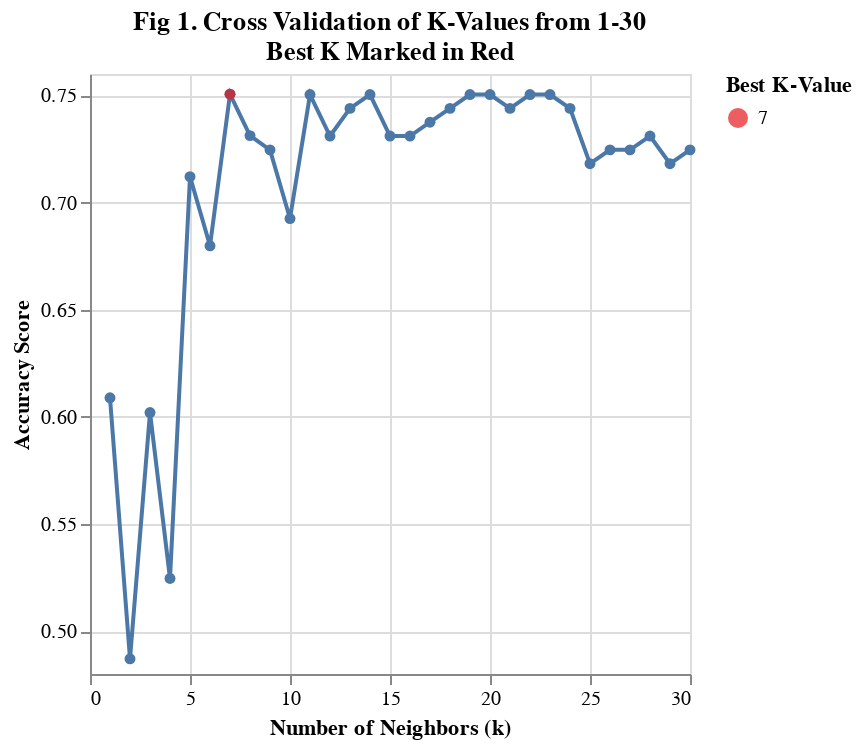

Notebook cell for this chart:
### Code cell
# plot the point with the best k-value
k_point = alt.Chart(cv_results.sort_values(by='rank_test_score').head(1).reset_index()).mark_point(filled = True).encode(
    x = alt.X('param_kneighborsclassifier__n_neighbors'),
    y = alt.Y('mean_test_score'),
    color = alt.Color('param_kneighborsclassifier__n_neighbors:N',title='Best K-Value').scale(scheme="set1")
)

# plot the cross-validation plot of all k values
cross_val_plot= alt.Chart(cv_results).mark_line(point=True).encode(
    x=alt.X("param_kneighborsclassifier__n_neighbors")
        .title('Number of Neighbors (k)'),
    y=alt.Y('mean_test_score')
        .title('Accuracy Score')
        .scale(zero=False)
).properties(title=['Fig 1. Cross Validation of K-Values from 1-30','Best K Marked in Red'])

cross_val_plot + k_point

### Figure 1 — Vega-Lite specification as saved in the notebook (floating-point values rounded to 4 significant figures)
{"config": {"view": {"continuousWidth": 300, "continuousHeight": 300}}, "layer": [{"data": {"name": "data-d72c711de0d440d1f5b69c2c7354588e"}, "mark": {"type": "line", "point": true}, "encoding": {"x": {"field": "param_kneighborsclassifier__n_neighbors", "title": "Number of Neighbors (k)", "type": "quantitative"}, "y": {"field": "mean_test_score", "scale": {"zero": false}, "title": "Accuracy Score", "type": "quantitative"}}, "title": ["Fig 1. Cross Validation of K-Values from 1-30", "Best K Marked in Red"]}, {"data": {"name": "data-e17d3e9cd9fa7daea813803572167902"}, "mark": {"type": "point", "filled": true}, "encoding": {"color": {"field": "param_kneighborsclassifier__n_neighbors", "scale": {"scheme": "set1"}, "title": "Best K-Value", "type": "nominal"}, "x": {"field": "param_kneighborsclassifier__n_neighbors", "type": "quantitative"}, "y": {"field": "mean_test_score", "type": "quantitative"}}}], "$schema": "https://vega.github.io/schema/vega-lite/v5.20.1.json", "datasets": {"data-d72c711de0d440d1f5b69c2c7354588e": [{"mean_fit_time": 0.005115, "std_fit_time": 0.0006389, "mean_score_time": 0.007608, "std_score_time": 0.005097, "param_kneighborsclassifier__n_neighbors": 1, "params": {"kneighborsclassifier__n_neighbors": 1}, "split0_test_score": 0.625, "split1_test_score": 0.7097, "split2_test_score": 0.4839, "split3_test_score": 0.6129, "split4_test_score": 0.6129, "mean_test_score": 0.6089, "std_test_score": 0.07222, "rank_test_score": 27, "split0_train_score": 0.871, "split1_train_score": 0.88, "split2_train_score": 0.936, "split3_train_score": 0.928, "split4_train_score": 0.896, "mean_train_score": 0.9022, "std_train_score": 0.02575}, {"mean_fit_time": 0.004523, "std_fit_time": 2.388e-05, "mean_score_time": 0.004875, "std_score_time": 2.765e-05, "param_kneighborsclassifier__n_neighbors": 2, "params": {"kneighborsclassifier__n_neighbors": 2}, "split0_test_score": 0.5, "split1_test_score": 0.5161, "split2_test_score": 0.3871, "split3_test_score": 0.5806, "split4_test_score": 0.4516, "mean_test_score": 0.4871, "std_test_score": 0.06484, "rank_test_score": 30, "split0_train_score": 0.7258, "split1_train_score": 0.736, "split2_train_score": 0.792, "split3_train_score": 0.84, "split4_train_score": 0.72, "mean_train_score": 0.7628, "std_train_score": 0.04633}, {"mean_fit_time": 0.004519, "std_fit_time": 4.831e-05, "mean_score_time": 0.004837, "std_score_time": 2.42e-05, "param_kneighborsclassifier__n_neighbors": 3, "params": {"kneighborsclassifier__n_neighbors": 3}, "split0_test_score": 0.6875, "split1_test_score": 0.4839, "split2_test_score": 0.5161, "split3_test_score": 0.6452, "split4_test_score": 0.6774, "mean_test_score": 0.602, "std_test_score": 0.08508, "rank_test_score": 28, "split0_train_score": 0.7823, "split1_train_score": 0.768, "split2_train_score": 0.832, "split3_train_score": 0.856, "split4_train_score": 0.808, "mean_train_score": 0.8093, "std_train_score": 0.03205}, {"mean_fit_time": 0.004713, "std_fit_time": 0.0004894, "mean_score_time": 0.004857, "std_score_time": 9.541e-05, "param_kneighborsclassifier__n_neighbors": 4, "params": {"kneighborsclassifier__n_neighbors": 4}, "split0_test_score": 0.6875, "split1_test_score": 0.4839, "split2_test_score": 0.4839, "split3_test_score": 0.4194, "split4_test_score": 0.5484, "mean_test_score": 0.5246, "std_test_score": 0.0911, "rank_test_score": 29, "split0_train_score": 0.7581, "split1_train_score": 0.72, "split2_train_score": 0.76, "split3_train_score": 0.784, "split4_train_score": 0.792, "mean_train_score": 0.7628, "std_train_score": 0.02516}, {"mean_fit_time": 0.004523, "std_fit_time": 7.84e-05, "mean_score_time": 0.004843, "std_score_time": 2.373e-05, "param_kneighborsclassifier__n_neighbors": 5, "params": {"kneighborsclassifier__n_neighbors": 5}, "split0_test_score": 0.625, "split1_test_score": 0.7742, "split2_test_score": 0.7097, "split3_test_score": 0.7419, "split4_test_score": 0.7097, "mean_test_score": 0.7121, "std_test_score": 0.04969, "rank_test_score": 24, "split0_train_score": 0.8145, "split1_train_score": 0.768, "split2_train_score": 0.8, "split3_train_score": 0.776, "split4_train_score": 0.776, "mean_train_score": 0.7869, "std_train_score": 0.01749}, {"mean_fit_time": 0.0045, "std_fit_time": 6.052e-05, "mean_score_time": 0.004817, "std_score_time": 2.817e-05, "param_kneighborsclassifier__n_neighbors": 6, "params": {"kneighborsclassifier__n_neighbors": 6}, "split0_test_score": 0.625, "split1_test_score": 0.7419, "split2_test_score": 0.6774, "split3_test_score": 0.6774, "split4_test_score": 0.6774, "mean_test_score": 0.6798, "std_test_score": 0.0371, "rank_test_score": 26, "split0_train_score": 0.7823, "split1_train_score": 0.72, "split2_train_score": 0.776, "split3_train_score": 0.752, "split4_train_score": 0.76, "mean_train_score": 0.7581, "std_train_score": 0.02189}, {"mean_fit_time": 0.00466, "std_fit_time": 0.0003493, "mean_score_time": 0.004902, "std_score_time": 0.0001337, "param_kneighborsclassifier__n_neighbors": 7, "params": {"kneighborsclassifier__n_neighbors": 7}, "split0_test_score": 0.6562, "split1_test_score": 0.7742, "split2_test_score": 0.7097, "split3_test_score": 0.7742, "split4_test_score": 0.8387, "mean_test_score": 0.7506, "std_test_score": 0.06238, "rank_test_score": 1, "split0_train_score": 0.7903, "split1_train_score": 0.76, "split2_train_score": 0.776, "split3_train_score": 0.776, "split4_train_score": 0.744, "mean_train_score": 0.7693, "std_train_score": 0.01586}, {"mean_fit_time": 0.004477, "std_fit_time": 5.457e-05, "mean_score_time": 0.004831, "std_score_time": 3.373e-05, "param_kneighborsclassifier__n_neighbors": 8, "params": {"kneighborsclassifier__n_neighbors": 8}, "split0_test_score": 0.6562, "split1_test_score": 0.7742, "split2_test_score": 0.6774, "split3_test_score": 0.7419, "split4_test_score": 0.8065, "mean_test_score": 0.7312, "std_test_score": 0.05681, "rank_test_score": 13, "split0_train_score": 0.7742, "split1_train_score": 0.736, "split2_train_score": 0.768, "split3_train_score": 0.752, "split4_train_score": 0.76, "mean_train_score": 0.758, "std_train_score": 0.01331}, {"mean_fit_time": 0.004488, "std_fit_time": 6.502e-05, "mean_score_time": 0.004817, "std_score_time": 1.299e-05, "param_kneighborsclassifier__n_neighbors": 9, "params": {"kneighborsclassifier__n_neighbors": 9}, "split0_test_score": 0.6875, "split1_test_score": 0.7419, "split2_test_score": 0.6774, "split3_test_score": 0.7419, "split4_test_score": 0.7742, "mean_test_score": 0.7246, "std_test_score": 0.0365, "rank_test_score": 18, "split0_train_score": 0.7742, "split1_train_score": 0.752, "split2_train_score": 0.776, "split3_train_score": 0.768, "split4_train_score": 0.76, "mean_train_score": 0.766, "std_train_score": 0.008979}, {"mean_fit_time": 0.00448, "std_fit_time": 6.431e-05, "mean_score_time": 0.004816, "std_score_time": 2.837e-05, "param_kneighborsclassifier__n_neighbors": 10, "params": {"kneighborsclassifier__n_neighbors": 10}, "split0_test_score": 0.6562, "split1_test_score": 0.6129, "split2_test_score": 0.7097, "split3_test_score": 0.7419, "split4_test_score": 0.7419, "mean_test_score": 0.6925, "std_test_score": 0.05066, "rank_test_score": 25, "split0_train_score": 0.7903, "split1_train_score": 0.728, "split2_train_score": 0.768, "split3_train_score": 0.76, "split4_train_score": 0.736, "mean_train_score": 0.7565, "std_train_score": 0.02245}, {"mean_fit_time": 0.004489, "std_fit_time": 7.764e-05, "mean_score_time": 0.00482, "std_score_time": 3.046e-05, "param_kneighborsclassifier__n_neighbors": 11, "params": {"kneighborsclassifier__n_neighbors": 11}, "split0_test_score": 0.6875, "split1_test_score": 0.7742, "split2_test_score": 0.7419, "split3_test_score": 0.7419, "split4_test_score": 0.8065, "mean_test_score": 0.7504, "std_test_score": 0.03952, "rank_test_score": 2, "split0_train_score": 0.7742, "split1_train_score": 0.76, "split2_train_score": 0.752, "split3_train_score": 0.768, "split4_train_score": 0.736, "mean_train_score": 0.758, "std_train_score": 0.01331}, {"mean_fit_time": 0.004504, "std_fit_time": 9.36e-05, "mean_score_time": 0.004841, "std_score_time": 5.965e-05, "param_kneighborsclassifier__n_neighbors": 12, "params": {"kneighborsclassifier__n_neighbors": 12}, "split0_test_score": 0.6875, "split1_test_score": 0.7097, "split2_test_score": 0.7097, "split3_test_score": 0.7419, "split4_test_score": 0.8065, "mean_test_score": 0.731, "std_test_score": 0.04151, "rank_test_score": 14, "split0_train_score": 0.7823, "split1_train_score": 0.776, "split2_train_score": 0.76, "split3_train_score": 0.768, "split4_train_score": 0.728, "mean_train_score": 0.7629, "std_train_score": 0.01897}, {"mean_fit_time": 0.004465, "std_fit_time": 6.044e-05, "mean_score_time": 0.004824, "std_score_time": 2.262e-05, "param_kneighborsclassifier__n_neighbors": 13, "params": {"kneighborsclassifier__n_neighbors": 13}, "split0_test_score": 0.6875, "split1_test_score": 0.7419, "split2_test_score": 0.7419, "split3_test_score": 0.7419, "split4_test_score": 0.8065, "mean_test_score": 0.744, "std_test_score": 0.0377, "rank_test_score": 8, "split0_train_score": 0.7903, "split1_train_score": 0.752, "split2_train_score": 0.76, "split3_train_score": 0.76, "split4_train_score": 0.76, "mean_train_score": 0.7645, "std_train_score": 0.0133}, {"mean_fit_time": 0.004484, "std_fit_time": 6.906e-05, "mean_score_time": 0.004871, "std_score_time": 2.491e-05, "param_kneighborsclassifier__n_neighbors": 14, "params": {"kneighborsclassifier__n_neighbors": 14}, "split0_test_score": 0.6875, "split1_test_score": 0.7419, "split2_test_score": 0.7419, "split3_test_score": 0.7419, "split4_test_score": 0.8387, "mean_test_score": 0.7504, "std_test_score": 0.04893, "rank_test_score": 2, "split0_train_score": 0.7742, "split1_train_score": 0.76, "split2_train_score": 0.76, "split3_train_score": 0.768, "split4_train_score": 0.744, "mean_train_score": 0.7612, "std_train_score": 0.01014}, {"mean_fit_time": 0.004478, "std_fit_time": 7.659e-05, "mean_score_time": 0.004852, "std_score_time": 2.035e-05, "param_kneighborsclassifier__n_neighbors": 15, "params": {"kneighborsclassifier__n_neighbors": 15}, "split0_test_score": 0.6875, "split1_test_score": 0.7097, "split2_test_score": 0.7419, "split3_test_score": 0.7419, "split4_test_score": 0.7742, "mean_test_score": 0.731, "std_test_score": 0.02984, "rank_test_score": 14, "split0_train_score": 0.7903, "split1_train_score": 0.744, "split2_train_score": 0.768, "split3_train_score": 0.768, "split4_train_score": 0.752, "mean_train_score": 0.7645, "std_train_score": 0.01592}, {"mean_fit_time": 0.004557, "std_fit_time": 8.614e-05, "mean_score_time": 0.004883, "std_score_time": 2.882e-05, "param_kneighborsclassifier__n_neighbors": 16, "params": {"kneighborsclassifier__n_neighbors": 16}, "split0_test_score": 0.6875, "split1_test_score": 0.6774, "split2_test_score": 0.7419, "split3_test_score": 0.7419, "split4_test_score": 0.8065, "mean_test_score": 0.731, "std_test_score": 0.04625, "rank_test_score": 14, "split0_train_score": 0.7903, "split1_train_score": 0.728, "split2_train_score": 0.76, "split3_train_score": 0.76, "split4_train_score": 0.744, "mean_train_score": 0.7565, "std_train_score": 0.02067}, {"mean_fit_time": 0.00464, "std_fit_time": 0.0003125, "mean_score_time": 0.004883, "std_score_time": 5.934e-05, "param_kneighborsclassifier__n_neighbors": 17, "params": {"kneighborsclassifier__n_neighbors": 17}, "split0_test_score": 0.6875, "split1_test_score": 0.7097, "split2_test_score": 0.7742, "split3_test_score": 0.7419, "split4_test_score": 0.7742, "mean_test_score": 0.7375, "std_test_score": 0.0346, "rank_test_score": 12, "split0_train_score": 0.7661, "split1_train_score": 0.736, "split2_train_score": 0.752, "split3_train_score": 0.768, "split4_train_score": 0.744, "mean_train_score": 0.7532, "std_train_score": 0.01239}, {"mean_fit_time": 0.004583, "std_fit_time": 0.0001219, "mean_score_time": 0.005064, "std_score_time": 0.0001832, "param_kneighborsclassifier__n_neighbors": 18, "params": {"kneighborsclassifier__n_neighbors": 18}, "split0_test_score": 0.6875, "split1_test_score": 0.7097, "split2_test_score": 0.7742, "split3_test_score": 0.7419, "split4_test_score": 0.8065, "mean_test_score": 0.744, "std_test_score": 0.04286, "rank_test_score": 8, "split0_train_score": 0.7661, "split1_train_score": 0.736, "split2_train_score": 0.76, "split3_train_score": 0.776, "split4_train_score": 0.744, "mean_train_score": 0.7564, "std_train_score": 0.01457}, {"mean_fit_time": 0.004917, "std_fit_time": 0.0003789, "mean_score_time": 0.005094, "std_score_time": 0.0003663, "param_kneighborsclassifier__n_neighbors": 19, "params": {"kneighborsclassifier__n_neighbors": 19}, "split0_test_score": 0.6875, "split1_test_score": 0.7419, "split2_test_score": 0.7742, "split3_test_score": 0.7419, "split4_test_score": 0.8065, "mean_test_score": 0.7504, "std_test_score": 0.03952, "rank_test_score": 2, "split0_train_score": 0.75, "split1_train_score": 0.752, "split2_train_score": 0.752, "split3_train_score": 0.76, "split4_train_score": 0.744, "mean_train_score": 0.7516, "std_train_score": 0.005122}, {"mean_fit_time": 0.004633, "std_fit_time": 0.0002795, "mean_score_time": 0.004928, "std_score_time": 6.862e-05, "param_kneighborsclassifier__n_neighbors": 20, "params": {"kneighborsclassifier__n_neighbors": 20}, "split0_test_score": 0.6875, "split1_test_score": 0.7419, "split2_test_score": 0.7742, "split3_test_score": 0.7419, "split4_test_score": 0.8065, "mean_test_score": 0.7504, "std_test_score": 0.03952, "rank_test_score": 2, "split0_train_score": 0.75, "split1_train_score": 0.752, "split2_train_score": 0.752, "split3_train_score": 0.76, "split4_train_score": 0.744, "mean_train_score": 0.7516, "std_train_score": 0.005122}, {"mean_fit_time": 0.004479, "std_fit_time": 8.142e-05, "mean_score_time": 0.00502, "std_score_time": 0.000199, "param_kneighborsclassifier__n_neighbors": 21, "params": {"kneighborsclassifier__n_neighbors": 21}, "split0_test_score": 0.6875, "split1_test_score": 0.7419, "split2_test_score": 0.7742, "split3_test_score": 0.7097, "split4_test_score": 0.8065, "mean_test_score": 0.744, "std_test_score": 0.04286, "rank_test_score": 8, "split0_train_score": 0.75, "split1_train_score": 0.744, "split2_train_score": 0.744, "split3_train_score": 0.736, "split4_train_score": 0.744, "mean_train_score": 0.7436, "std_train_score": 0.004454}, {"mean_fit_time": 0.004467, "std_fit_time": 6.758e-05, "mean_score_time": 0.004856, "std_score_time": 2.996e-05, "param_kneighborsclassifier__n_neighbors": 22, "params": {"kneighborsclassifier__n_neighbors": 22}, "split0_test_score": 0.6875, "split1_test_score": 0.7419, "split2_test_score": 0.7742, "split3_test_score": 0.7419, "split4_test_score": 0.8065, "mean_test_score": 0.7504, "std_test_score": 0.03952, "rank_test_score": 2, "split0_train_score": 0.7742, "split1_train_score": 0.744, "split2_train_score": 0.744, "split3_train_score": 0.76, "split4_train_score": 0.744, "mean_train_score": 0.7532, "std_train_score": 0.01217}, {"mean_fit_time": 0.004436, "std_fit_time": 6.277e-05, "mean_score_time": 0.004821, "std_score_time": 3.827e-05, "param_kneighborsclassifier__n_neighbors": 23, "params": {"kneighborsclassifier__n_neighbors": 23}, "split0_test_score": 0.6875, "split1_test_score": 0.7419, "split2_test_score": 0.7742, "split3_test_score": 0.7419, "split4_test_score": 0.8065, "mean_test_score": 0.7504, "std_test_score": 0.03952, "rank_test_score": 2, "split0_train_score": 0.7339, "split1_train_score": 0.728, "split2_train_score": 0.752, "split3_train_score": 0.752, "split4_train_score": 0.736, "mean_train_score": 0.7404, "std_train_score": 0.009847}, {"mean_fit_time": 0.004459, "std_fit_time": 6.139e-05, "mean_score_time": 0.004852, "std_score_time": 3.41e-05, "param_kneighborsclassifier__n_neighbors": 24, "params": {"kneighborsclassifier__n_neighbors": 24}, "split0_test_score": 0.6875, "split1_test_score": 0.7419, "split2_test_score": 0.7419, "split3_test_score": 0.7419, "split4_test_score": 0.8065, "mean_test_score": 0.744, "std_test_score": 0.0377, "rank_test_score": 8, "split0_train_score": 0.7419, "split1_train_score": 0.736, "split2_train_score": 0.752, "split3_train_score": 0.752, "split4_train_score": 0.736, "mean_train_score": 0.7436, "std_train_score": 0.007203}, {"mean_fit_time": 0.004432, "std_fit_time": 5.999e-05, "mean_score_time": 0.004837, "std_score_time": 3.333e-05, "param_kneighborsclassifier__n_neighbors": 25, "params": {"kneighborsclassifier__n_neighbors": 25}, "split0_test_score": 0.6875, "split1_test_score": 0.7419, "split2_test_score": 0.7097, "split3_test_score": 0.7097, "split4_test_score": 0.7419, "mean_test_score": 0.7181, "std_test_score": 0.02105, "rank_test_score": 22, "split0_train_score": 0.7339, "split1_train_score": 0.736, "split2_train_score": 0.744, "split3_train_score": 0.728, "split4_train_score": 0.736, "mean_train_score": 0.7356, "std_train_score": 0.005131}, {"mean_fit_time": 0.004465, "std_fit_time": 7.835e-05, "mean_score_time": 0.004856, "std_score_time": 2.805e-05, "param_kneighborsclassifier__n_neighbors": 26, "params": {"kneighborsclassifier__n_neighbors": 26}, "split0_test_score": 0.6875, "split1_test_score": 0.7419, "split2_test_score": 0.7097, "split3_test_score": 0.7419, "split4_test_score": 0.7419, "mean_test_score": 0.7246, "std_test_score": 0.02236, "rank_test_score": 18, "split0_train_score": 0.7339, "split1_train_score": 0.728, "split2_train_score": 0.736, "split3_train_score": 0.736, "split4_train_score": 0.736, "mean_train_score": 0.734, "std_train_score": 0.003099}, {"mean_fit_time": 0.004449, "std_fit_time": 7.584e-05, "mean_score_time": 0.005049, "std_score_time": 0.0004103, "param_kneighborsclassifier__n_neighbors": 27, "params": {"kneighborsclassifier__n_neighbors": 27}, "split0_test_score": 0.6875, "split1_test_score": 0.7419, "split2_test_score": 0.7097, "split3_test_score": 0.7419, "split4_test_score": 0.7419, "mean_test_score": 0.7246, "std_test_score": 0.02236, "rank_test_score": 18, "split0_train_score": 0.7339, "split1_train_score": 0.728, "split2_train_score": 0.736, "split3_train_score": 0.736, "split4_train_score": 0.736, "mean_train_score": 0.734, "std_train_score": 0.003099}, {"mean_fit_time": 0.004475, "std_fit_time": 9.096e-05, "mean_score_time": 0.004848, "std_score_time": 1.591e-05, "param_kneighborsclassifier__n_neighbors": 28, "params": {"kneighborsclassifier__n_neighbors": 28}, "split0_test_score": 0.6875, "split1_test_score": 0.7419, "split2_test_score": 0.7097, "split3_test_score": 0.7419, "split4_test_score": 0.7742, "mean_test_score": 0.731, "std_test_score": 0.02984, "rank_test_score": 14, "split0_train_score": 0.7419, "split1_train_score": 0.736, "split2_train_score": 0.736, "split3_train_score": 0.736, "split4_train_score": 0.736, "mean_train_score": 0.7372, "std_train_score": 0.002374}, {"mean_fit_time": 0.004676, "std_fit_time": 0.000353, "mean_score_time": 0.004965, "std_score_time": 0.000116, "param_kneighborsclassifier__n_neighbors": 29, "params": {"kneighborsclassifier__n_neighbors": 29}, "split0_test_score": 0.6875, "split1_test_score": 0.7419, "split2_test_score": 0.7097, "split3_test_score": 0.7097, "split4_test_score": 0.7419, "mean_test_score": 0.7181, "std_test_score": 0.02105, "rank_test_score": 22, "split0_train_score": 0.7419, "split1_train_score": 0.736, "split2_train_score": 0.744, "split3_train_score": 0.728, "split4_train_score": 0.736, "mean_train_score": 0.7372, "std_train_score": 0.005589}, {"mean_fit_time": 0.004616, "std_fit_time": 0.0001652, "mean_score_time": 0.005049, "std_score_time": 0.000134, "param_kneighborsclassifier__n_neighbors": 30, "params": {"kneighborsclassifier__n_neighbors": 30}, "split0_test_score": 0.6875, "split1_test_score": 0.7419, "split2_test_score": 0.7097, "split3_test_score": 0.7419, "split4_test_score": 0.7419, "mean_test_score": 0.7246, "std_test_score": 0.02236, "rank_test_score": 18, "split0_train_score": 0.75, "split1_train_score": 0.728, "split2_train_score": 0.744, "split3_train_score": 0.728, "split4_train_score": 0.736, "mean_train_score": 0.7372, "std_train_score": 0.008727}], "data-e17d3e9cd9fa7daea813803572167902": [{"index": 6, "mean_fit_time": 0.00466, "std_fit_time": 0.0003493, "mean_score_time": 0.004902, "std_score_time": 0.0001337, "param_kneighborsclassifier__n_neighbors": 7, "params": {"kneighborsclassifier__n_neighbors": 7}, "split0_test_score": 0.6562, "split1_test_score": 0.7742, "split2_test_score": 0.7097, "split3_test_score": 0.7742, "split4_test_score": 0.8387, "mean_test_score": 0.7506, "std_test_score": 0.06238, "rank_test_score": 1, "split0_train_score": 0.7903, "split1_train_score": 0.76, "split2_train_score": 0.776, "split3_train_score": 0.776, "split4_train_score": 0.744, "mean_train_score": 0.7693, "std_train_score": 0.01586}]}}
